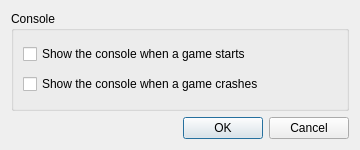
<?xml version="1.0" encoding="UTF-8"?>
<ui version="4.0">
 <class>SettingsDialog</class>
 <widget class="QDialog" name="SettingsDialog">
  <property name="geometry">
   <rect>
    <x>0</x>
    <y>0</y>
    <width>360</width>
    <height>150</height>
   </rect>
  </property>
  <property name="windowTitle">
   <string>Settings</string>
  </property>
  <layout class="QVBoxLayout" name="verticalLayout">
   <item>
    <widget class="QGroupBox" name="consoleGroup">
     <property name="title">
      <string>Console</string>
     </property>
     <layout class="QVBoxLayout" name="consoleLayout">
      <item>
       <widget class="QCheckBox" name="consoleOnLaunchCheck">
        <property name="text">
         <string>Show the console when a game starts</string>
        </property>
       </widget>
      </item>
      <item>
       <widget class="QCheckBox" name="consoleOnCrashCheck">
        <property name="text">
         <string>Show the console when a game crashes</string>
        </property>
       </widget>
      </item>
     </layout>
    </widget>
   </item>
   <item>
    <widget class="QDialogButtonBox" name="buttonBox">
     <property name="standardButtons">
      <set>QDialogButtonBox::StandardButton::Cancel|QDialogButtonBox::StandardButton::Ok</set>
     </property>
    </widget>
   </item>
  </layout>
 </widget>
 <resources/>
 <connections>
  <connection>
   <sender>buttonBox</sender>
   <signal>accepted()</signal>
   <receiver>SettingsDialog</receiver>
   <slot>accept()</slot>
  </connection>
  <connection>
   <sender>buttonBox</sender>
   <signal>rejected()</signal>
   <receiver>SettingsDialog</receiver>
   <slot>reject()</slot>
  </connection>
 </connections>
</ui>
